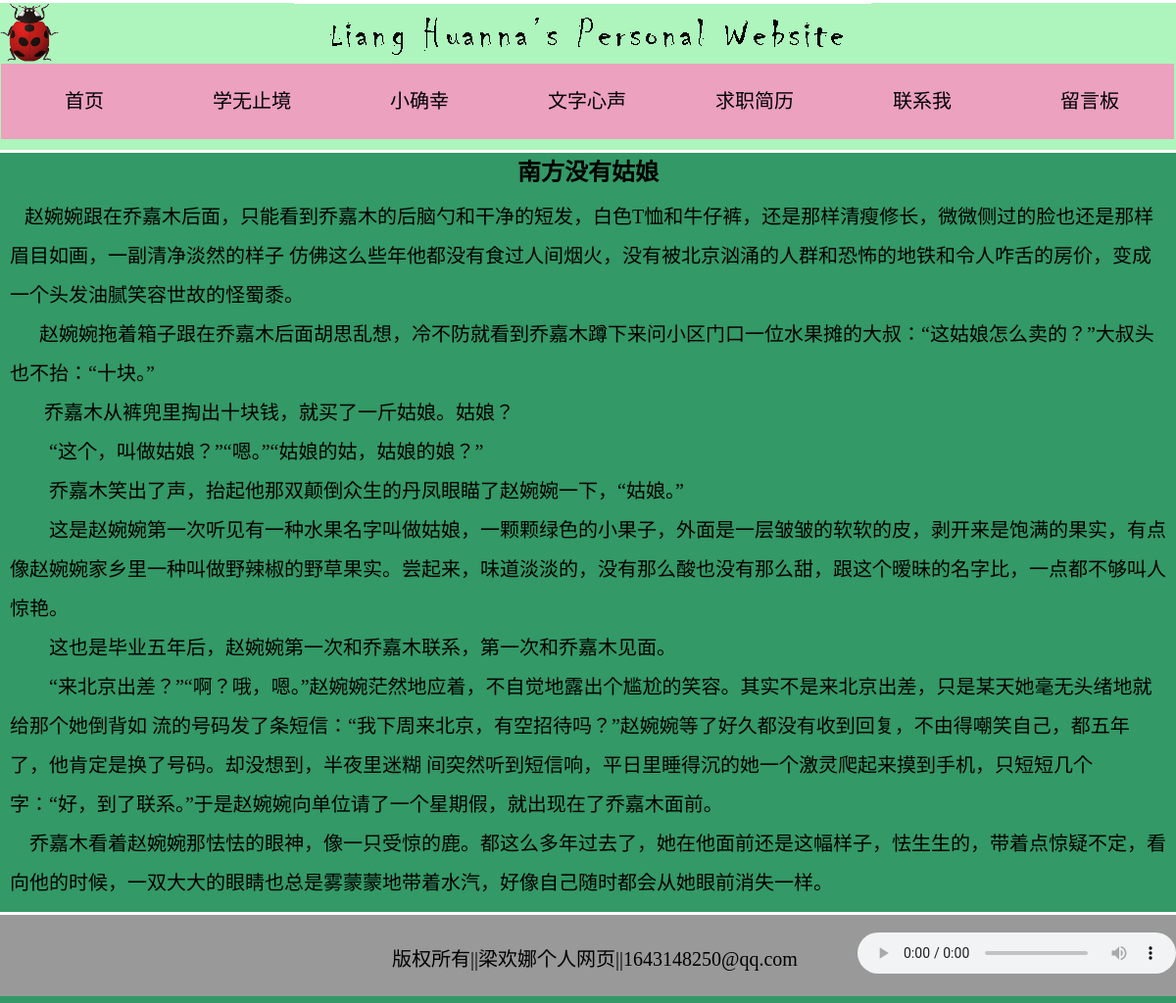
The page /news_content.php?id=32 on the database its author committed.
### tables this page shows
CREATE TABLE `news` (  `id` int(5) NOT NULL auto_increment,  `lm1` varchar(20) NOT NULL,  `lm2` varchar(20) NOT NULL,  `lm3` varchar(20) NOT NULL,  `title` varchar(20) NOT NULL,  `content` text NOT NULL,  `time` varchar(20) NOT NULL,  `hit` int(20) NOT NULL,  `adduser` varchar(20) NOT NULL,  PRIMARY KEY  (`id`));

### news_content.php (the view, shortened to what this page needs)
<?php
$id=intval($_GET['id']);
$sql="select * from news where id=$id limit 1";
$query=mysql_query($sql) or die(mysql_error());
$res=mysql_fetch_assoc($query);
?>
<!DOCTYPE html PUBLIC "-//W3C//DTD XHTML 1.0 Transitional//EN" "http://www.w3.org/TR/xhtml1/DTD/xhtml1-transitional.dtd">
<html xmlns="http://www.w3.org/1999/xhtml">
<head>
<link rel="stylesheet" href="css/news.css" />
</head>
<body>
<div>
<div class="header">
    <div class="my">
        <div><img src="image/logo.png" class="logo" /></div>
        <div class="biaoti"><img src="image/my_01_02.gif" class="biaoti_img" /></div>
    </div>
    <div class="top">
         <div class="daohang">
           <ul>
              <li id="txt1"><a href="index.php" target="_self">首页</a></li>
              <li id="txt2"><a href="about me.html" target="_self">学无止境</a></li>
              <li id="txt3"><a href="happy.html" target="_self">小确幸</a></li>
              <li id="txt4"><a href="doing.html" target="_self">文字心声</a></li>
              <li id="txt5"><a href="resume.html" target="_self">求职简历</a></li>
              <li id="txt6"><a href="calling.html" target="_self">联系我</a></li>
              <li id="txt7"><a href="houtai/liuyan/guestbookdemo.php" target="_self">留言板</a></li>
           </ul>
         </div>
    </div>
</div>
</div>
<div class="news">
<?php
echo"<h2 style='text-align:center;'>$res[title]</h2>";
        echo"<div class='content'>$res[content]</div>";
    ?>
</div>
<div class="banquan">
<div id="music_bg">
  	<audio src="music/tr.mp3" style="width:325px; height:42px;"  controls="true" autoplay="true"/>
	</div>
    <a>版权所有||梁欢娜个人网页||1643148250@qq.com</a></div>
</body>
</html>

### css/news.css (style rules this page uses)
body { padding:0; margin:0; font-size:14px; width:1200px; height:643px; background:white; margin:0 auto; }
p,li,ul,ol,h1,h2,h3,h4,h5,h6,div { padding:0; margin:0; }
.biaoti { width:600px;height:65px;margin: 0 auto; }
#music_bg { float:right; margin-top:18px; }
ul li { list-style: none; }
.content { line-height:2; font-size:20px; margin:10px; }
.header { width:1200px; height:150px; background:#adf5bc; margin:0 auto; margin-top: 3px; position: relative; }
.my { background:#adf5bc; margin-top:3px; margin-bottom: -3px; width: 1200px; }
.logo { position:fixed; width:60px; height:60px; position: fixed; z-index: 3000; }
.daohang { width:1200px; height:63px; }
.daohang ul { width:1200px; margin-left:1px; }
.daohang ul li { display:block; float:left; width:171px; height:77px; background:#eca1bf; text-decoration: none; margin:0px; }
.daohang ul li a { display:block; font-size:20px; width:170px; height:77px; text-decoration: none; text-align: center; line-height: 77px; font-family:宋体; color:#000; }
.news { width:1200px; overflow:hidden; background:#396; margin-top:3px; font-size:16px; font-family:宋体; }
.banquan { width:1200px; height:90px; margin:0 auto; background:#999; position: absolute; margin-top:3px; }
.banquan a { line-height:90px; padding-left:400px; font-size:20px; font-family:宋体; }

### rows shown on the page
news: title "南方没有姑娘", content "赵婉婉跟在乔嘉木后面，只能看到乔嘉木的后脑勺和干净的短发，白色T恤和牛仔裤，还是那样清瘦修长，微微侧过的脸也还是那样眉目如画，一副清净淡然的样子 仿佛这么些年他都没有食过人间烟火，没有被北京汹涌的人群和恐怖的地铁和令人咋舌的房价，变成一个头发油腻笑容世故的怪蜀黍。 赵婉婉拖着箱子跟在乔嘉木后面胡思乱想，冷不防就看到乔嘉木蹲下来问小区门口一位水果摊的大叔：“这姑娘怎么卖的？”大叔头也不抬：“十块。” 乔嘉木从裤兜里掏出十块钱，就买了一斤姑娘。姑娘？ “这个，叫做姑娘？”“嗯。”“姑娘的姑，姑娘的娘？” 乔嘉木笑出了声，抬起他那双颠倒众生的丹凤眼瞄了赵婉婉一下，“姑娘。” 这是赵婉婉第一次听见有一种水果名字叫做姑娘，一颗颗绿色的小果子，外面是一层皱皱的软软的皮，剥开来是饱满的果实，有点像赵婉婉家乡里一种叫做野辣椒的野草果实。尝起来，味道淡淡的，没有那么酸也没有那么甜，跟这个暧昧的名字比，一点都不够叫人惊艳。 这也是毕业五年后，赵婉婉第一次和乔嘉木联系，第一次和乔嘉木见面。 “来北京出差？”“啊？哦，嗯。”赵婉婉茫然地应着，不自觉地露出个尴尬的笑容。其实不是来北京出差，只是某天她毫无头绪地就给那个她倒背如 流的号码发了条短信：“我下周来北京，有空招待吗？”赵婉婉等了好久都没有收到回复，不由得嘲笑自己，都五年了，他肯定是换了号码。却没想到，半夜里迷糊 间突然听到短信响，平日里睡得沉的她一个激灵爬起来摸到手机，只短短几个字：“好，到了联系。”于是赵婉婉向单位请了一个星期假，就出现在了乔嘉木面前。…"
